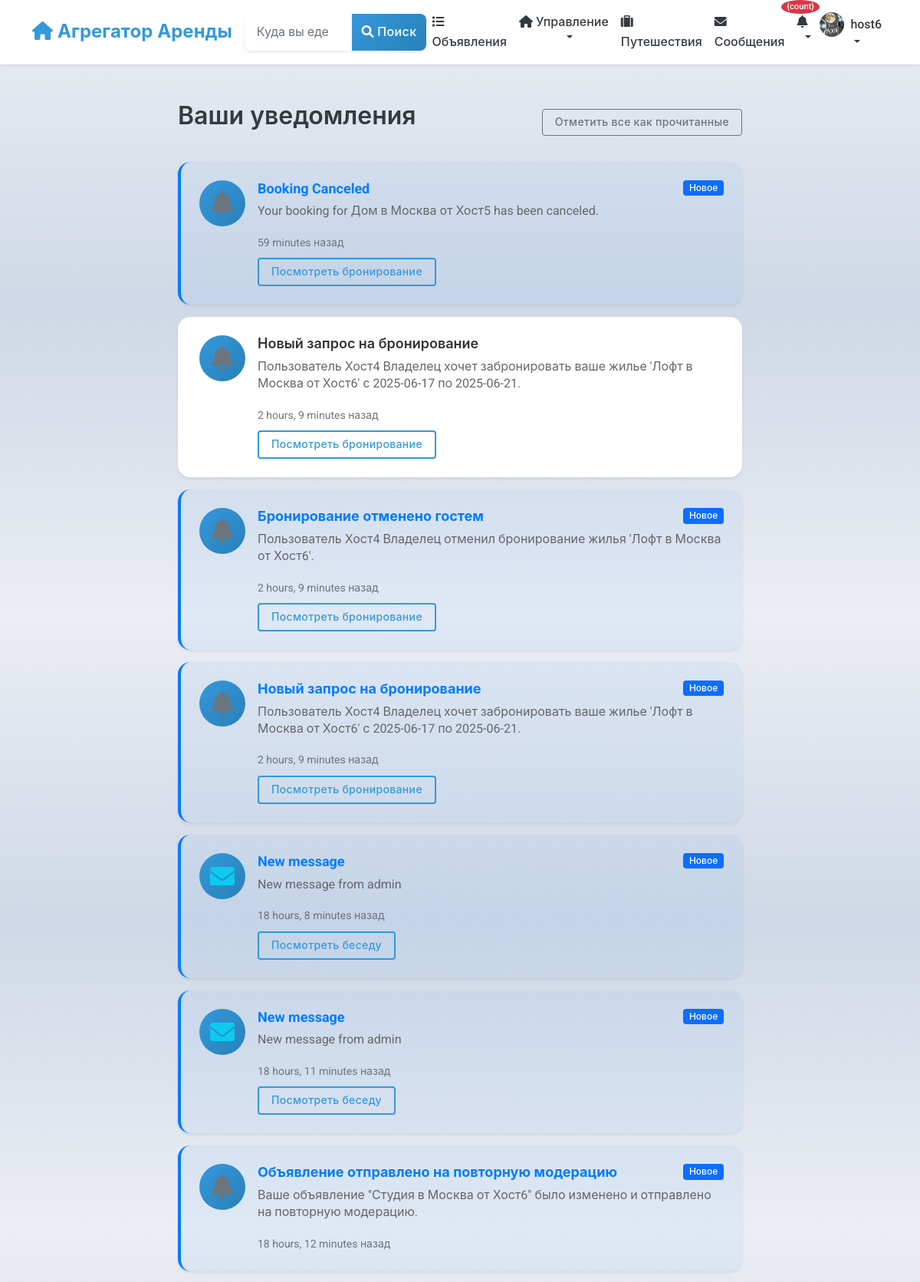
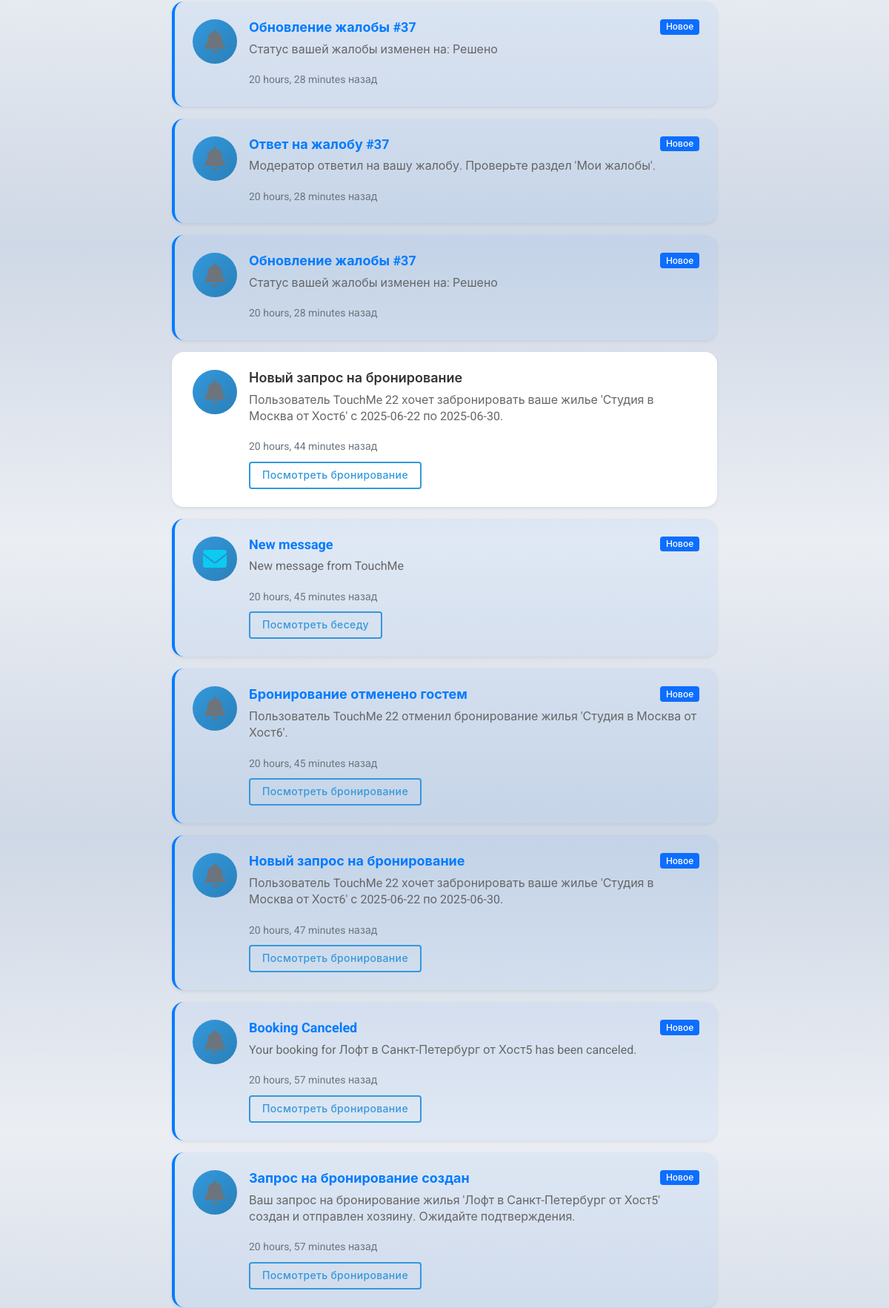
Page /notifications/ (signed in, upper part) on the committed database (2 pictures, top to bottom).
### users/models.py (models this page shows, shortened)
class User(AbstractUser):
    phone_number = models.CharField(_("Phone number"), max_length=20, blank=True)
    profile_picture = models.ImageField(_("Profile picture"), upload_to='profile_pictures/', blank=True, null=True)
    bio = models.TextField(_("Bio"), blank=True)
    is_phone_verified = models.BooleanField(_("Phone verified"), default=False)
    is_id_verified = models.BooleanField(_("ID verified"), default=False)
    is_host = models.BooleanField(_("Is host"), default=False)
    is_guest = models.BooleanField(_("Is guest"), default=True)
    ROLE_CHOICES = [
        ('user', _('Regular User')),
        ('host', _('Host')),
        ('moderator', _('Moderator')),
        ('admin', _('Administrator')),
    ]
    role = models.CharField(_("Role"), max_length=20, choices=ROLE_CHOICES, default='user')
    email_notifications = models.BooleanField(_("Email notifications"), default=True)
    sms_notifications = models.BooleanField(_("SMS notifications"), default=False)
    date_joined = models.DateTimeField(_("Date joined"), auto_now_add=True)
    last_updated = models.DateTimeField(_("Last updated"), auto_now=True)
    class Meta:
        verbose_name = _("User")
        verbose_name_plural = _("Users")

### notifications/models.py (models this page shows, shortened)
class Notification(models.Model):
    NOTIFICATION_TYPES = [
        ('booking_request', _('Booking Request')),
        ('booking_confirmed', _('Booking Confirmed')),
        ('booking_canceled', _('Booking Canceled')),
        ('message_received', _('Message Received')),
        ('review_received', _('Review Received')),
        ('listing_approved', _('Listing Approved')),
        ('payment_received', _('Payment Received')),
        ('system', _('System Notification')),
    ]
    user = models.ForeignKey(
        settings.AUTH_USER_MODEL,
        on_delete=models.CASCADE,
        related_name='notifications',
        verbose_name=_("User")
    )
    notification_type = models.CharField(
        _("Notification Type"),
        max_length=30,
        choices=NOTIFICATION_TYPES
    )
    title = models.CharField(_("Title"), max_length=255)
    message = models.TextField(_("Message"))
    is_read = models.BooleanField(_("Is Read"), default=False)
    booking = models.ForeignKey(
        'listings.Booking',
        on_delete=models.CASCADE,
        related_name='notifications',
        null=True,
        blank=True,
        verbose_name=_("Related Booking")
    )
    listing = models.ForeignKey(
        'listings.Listing',
        on_delete=models.CASCADE,
        related_name='notifications',
        null=True,
        blank=True,
        verbose_name=_("Related Listing")
    )
    conversation = models.ForeignKey(
        'chat.Conversation',
        on_delete=models.CASCADE,
        related_name='notifications',
        null=True,
        blank=True,
        verbose_name=_("Related Conversation")
    )
    review = models.ForeignKey(
        'listings.Review',
        on_delete=models.CASCADE,
        related_name='notifications',
        null=True,
        blank=True,
        verbose_name=_("Related Review")
    )
    created_at = models.DateTimeField(_("Created At"), auto_now_add=True)
    class Meta:
        verbose_name = _("Notification")
        verbose_name_plural = _("Notifications")
        ordering = ['-created_at']

### notifications/views.py (the view)
# urls.py: path('', views.notification_list, name='notification_list'),
@login_required
def notification_list(request):
    notifications = request.user.notifications.all().order_by('-created_at')
    return render(request, 'notifications/notification_list.html', {
        'notifications': notifications
    })

### notifications/templates/notifications/notification_list.html (shortened to what this page needs)
{% extends 'base.html' %}
{% block content %}
<div class="container mt-4">
    <div class="row">
        <div class="col-md-8 mx-auto">
            <div class="d-flex justify-content-between align-items-center mb-4">
                <h2>Ваши уведомления</h2>
                {% if notifications %}
                <button class="btn btn-outline-secondary btn-sm" onclick="markAllNotificationsRead()">
                    Отметить все как прочитанные
                </button>
                {% endif %}
            </div>
            {% if notifications %}
                {% for notification in notifications %}
                <div class="card mb-3 notification-card {% if not notification.is_read %}border-primary{% endif %}"
                     data-notification-id="{{ notification.id }}">
                    <div class="card-body">
                        <div class="d-flex">
                            <div class="notification-icon me-3">
                                {% if notification.notification_type == 'booking_request' %}
                                    <i class="fas fa-calendar-plus text-primary fa-2x"></i>
                                {% elif notification.notification_type == 'booking_confirmed' %}
                                    <i class="fas fa-calendar-check text-success fa-2x"></i>
                                {% elif notification.notification_type == 'message_received' %}
                                    <i class="fas fa-envelope text-info fa-2x"></i>
                                {% elif notification.notification_type == 'review_received' %}
                                    <i class="fas fa-star text-warning fa-2x"></i>
                                {% elif notification.notification_type == 'listing_approved' %}
                                    <i class="fas fa-check-circle text-success fa-2x"></i>
                                {% else %}
                                    <i class="fas fa-bell text-secondary fa-2x"></i>
                                {% endif %}
                            </div>
                            <div class="flex-grow-1">
                                <div class="d-flex justify-content-between align-items-start mb-2">
                                    <h5 class="card-title mb-0 {% if not notification.is_read %}fw-bold{% endif %}">
                                        {{ notification.title }}
                                    </h5>
                                    {% if not notification.is_read %}
                                        <span class="badge bg-primary">Новое</span>
                                    {% endif %}
                                </div>
                                <p class="card-text">{{ notification.message }}</p>
                                <small class="text-muted">{{ notification.created_at|timesince }} назад</small>
                                {% if notification.booking %}
                                    <div class="mt-2">
                                        <a href="{% url 'listings:booking_detail' reference=notification.booking.booking_reference %}"
                                           class="btn btn-sm btn-outline-primary">Посмотреть бронирование</a>
                                    </div>
                                {% elif notification.listing %}
                                    <div class="mt-2">
                                        <a href="{% url 'listings:listing_detail' pk=notification.listing.pk %}"
                                           class="btn btn-sm btn-outline-primary">Посмотреть объявление</a>
                                    </div>
                                {% elif notification.conversation %}
                                    <div class="mt-2">
                                        <a href="{% url 'chat:conversation_detail' pk=notification.conversation.pk %}"
                                           class="btn btn-sm btn-outline-primary">Посмотреть беседу</a>
                                    </div>
                                {% endif %}
                            </div>
                        </div>
                    </div>
                </div>
                {% endfor %}
            {% else %}
                <div class="empty-state">
                    <i class="fas fa-bell-slash fa-3x"></i>
                    <h4>Пока нет уведомлений</h4>
                    <p>Здесь вы увидите уведомления о бронированиях, сообщениях и многом другом.</p>
                </div>
            {% endif %}
        </div>
    </div>
</div>
{% endblock %}

### templates/includes/navbar.html (shortened to what this page needs)
<nav class="navbar navbar-expand-lg navbar-light bg-white shadow-sm">
    <div class="container">
        <a class="navbar-brand" href="{% url 'listings:listing_list' %}">
            <i class="fas fa-home"></i> Агрегатор Аренды
        </a>
        <div class="collapse navbar-collapse" id="navbarSupportedContent">
            <form class="d-flex mx-auto my-2 my-lg-0" action="{% url 'listings:listing_list' %}" method="get">
                <div class="input-group">
                    <input class="form-control" type="search" name="location" placeholder="Куда вы едете?"
                           aria-label="Search" value="{{ request.GET.location|default:'' }}">
                    <button class="btn btn-primary" type="submit">
                        <i class="fas fa-search"></i> Поиск
                    </button>
                </div>
            </form>
            <ul class="navbar-nav ms-auto mb-2 mb-lg-0">
                <li class="nav-item">
                    <a class="nav-link {% if request.resolver_match.url_name == 'listing_list' %}active{% endif %}"
                       href="{% url 'listings:listing_list' %}">
                        <i class="fas fa-list"></i> Объявления
                    </a>
                </li>
                {% if user.is_authenticated %}
                    {% if user.is_host %}
                    <li class="nav-item dropdown">
                        <a class="nav-link dropdown-toggle" href="#" id="hostDropdown" role="button"
                           data-bs-toggle="dropdown" aria-expanded="false">
                            <i class="fas fa-home"></i> Управление
                        </a>
                    </li>
                    {% else %}
                    <li class="nav-item">
                        <a class="nav-link" href="{% url 'listings:listing_create' %}">
                            <i class="fas fa-plus"></i> Подать объявление
                        </a>
                    </li>
                    {% endif %}
                    <li class="nav-item">
                        <a class="nav-link {% if request.resolver_match.url_name == 'user_bookings' %}active{% endif %}"
                           href="{% url 'listings:user_bookings' %}">
                            <i class="fas fa-suitcase"></i> Путешествия
                        </a>
                    </li>
                    <li class="nav-item">
                        <a class="nav-link position-relative {% if 'chat' in request.path %}active{% endif %}"
                           href="{% url 'chat:conversation_list' %}">
                            <i class="fas fa-envelope"></i> Сообщения
                        </a>
                    </li>
                    <li class="nav-item dropdown">
                        <a class="nav-link dropdown-toggle position-relative" href="#" id="notificationDropdown"
                           role="button" data-bs-toggle="dropdown" aria-expanded="false"
                           onclick="loadNotifications()"
                           data-bs-auto-close="outside">
                            <i class="fas fa-bell"></i>
                            <span class="position-absolute"
                                  id="notification-badge-container"
                                  style="top: -8px; right: -8px; z-index: 1000;"
                                  hx-get="{% url 'notifications:get_unread_count' %}"
                                  hx-trigger="load, every 30s"
                                  hx-swap="innerHTML">
                                {% load notify_tags %}
                                {% notification_count as count %}
                                {% if count > 0 %}
                                <span class="badge bg-danger" id="notification-badge" style="font-size: 0.7rem; min-width: 18px; height: 18px; border-radius: 50%; display: flex; align-items: center; justify-content: center;">{count}</span>
                                {% endif %}
                            </span>
                        </a>
                    </li>
                    <li class="nav-item dropdown">
                        <a class="nav-link dropdown-toggle d-flex align-items-center" href="#" id="userDropdown" role="button"
                           data-bs-toggle="dropdown" aria-expanded="false">
                            {% if user.profile_picture %}
                                <img src="{{ user.profile_picture.url }}" alt="{{ user.username }}" class="rounded-circle me-2" width="32" height="32" style="object-fit: cover;">
                            {% else %}
                                <i class="fas fa-user-circle fa-lg me-2"></i>
                            {% endif %}
                            {{ user.username }}
                        </a>
                    </li>
                {% endif %}
            </ul>
        </div>
    </div>
</nav>

### rows in the picture
User: profile_picture (picture), username "host6"
Notification: title "Booking Canceled", is_read "Новое", message "Your booking for Дом в Москва от Хост5 has been canceled.", created_at "59 minutes", shows "Посмотреть бронирование"
Notification: title "Новый запрос на бронирование", message "Пользователь Хост4 Владелец хочет забронировать ваше жилье 'Лофт в Москва от Хост6' с 2025-06-17 по 2025-06-21.", created_at "2 hours, 9 minutes", shows "Посмотреть бронирование"
Notification: title "Бронирование отменено гостем", is_read "Новое", message "Пользователь Хост4 Владелец отменил бронирование жилья 'Лофт в Москва от Хост6'.", created_at "2 hours, 9 minutes", shows "Посмотреть бронирование"
Notification: title "Новый запрос на бронирование", is_read "Новое", message "Пользователь Хост4 Владелец хочет забронировать ваше жилье 'Лофт в Москва от Хост6' с 2025-06-17 по 2025-06-21.", created_at "2 hours, 9 minutes", shows "Посмотреть бронирование"
Notification: notification_type "message_received" (drawn), title "New message", is_read "Новое", message "New message from admin", created_at "18 hours, 8 minutes", shows "Посмотреть беседу"
Notification: notification_type "message_received" (drawn), title "New message", is_read "Новое", message "New message from admin", created_at "18 hours, 11 minutes", shows "Посмотреть беседу"
Notification: title "Объявление отправлено на повторную модерацию", is_read "Новое", message "Ваше объявление \"Студия в Москва от Хост6\" было изменено и отправлено на повторную модерацию.", created_at "18 hours, 12 minutes"
Notification: title "Обновление жалобы #37", is_read "Новое", message "Статус вашей жалобы изменен на: Решено", created_at "20 hours, 28 minutes"
Notification: title "Ответ на жалобу #37", is_read "Новое", message "Модератор ответил на вашу жалобу. Проверьте раздел 'Мои жалобы'.", created_at "20 hours, 28 minutes"
Notification: title "Обновление жалобы #37", is_read "Новое", message "Статус вашей жалобы изменен на: Решено", created_at "20 hours, 28 minutes"
Notification: title "Новый запрос на бронирование", message "Пользователь TouchMe 22 хочет забронировать ваше жилье 'Студия в Москва от Хост6' с 2025-06-22 по 2025-06-30.", created_at "20 hours, 44 minutes", shows "Посмотреть бронирование"
Notification: notification_type "message_received" (drawn), title "New message", is_read "Новое", message "New message from TouchMe", created_at "20 hours, 45 minutes", shows "Посмотреть беседу"
Notification: title "Бронирование отменено гостем", is_read "Новое", message "Пользователь TouchMe 22 отменил бронирование жилья 'Студия в Москва от Хост6'.", created_at "20 hours, 45 minutes", shows "Посмотреть бронирование"
Notification: title "Новый запрос на бронирование", is_read "Новое", message "Пользователь TouchMe 22 хочет забронировать ваше жилье 'Студия в Москва от Хост6' с 2025-06-22 по 2025-06-30.", created_at "20 hours, 47 minutes", shows "Посмотреть бронирование"
Notification: title "Booking Canceled", is_read "Новое", message "Your booking for Лофт в Санкт-Петербург от Хост5 has been canceled.", created_at "20 hours, 57 minutes", shows "Посмотреть бронирование"
Notification: title "Запрос на бронирование создан", is_read "Новое", message "Ваш запрос на бронирование жилья 'Лофт в Санкт-Петербург от Хост5' создан и отправлен хозяину. Ожидайте подтверждения.", created_at "20 hours, 57 minutes", shows "Посмотреть бронирование"
